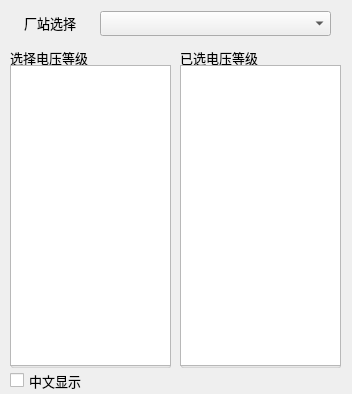
<?xml version="1.0" encoding="UTF-8"?>
<ui version="4.0">
 <class>PowerGradeDlg</class>
 <widget class="QDialog" name="PowerGradeDlg">
  <property name="enabled">
   <bool>true</bool>
  </property>
  <property name="geometry">
   <rect>
    <x>0</x>
    <y>0</y>
    <width>352</width>
    <height>394</height>
   </rect>
  </property>
  <property name="minimumSize">
   <size>
    <width>352</width>
    <height>394</height>
   </size>
  </property>
  <property name="maximumSize">
   <size>
    <width>352</width>
    <height>394</height>
   </size>
  </property>
  <property name="baseSize">
   <size>
    <width>370</width>
    <height>0</height>
   </size>
  </property>
  <property name="font">
   <font>
    <family>Times New Roman</family>
    <pointsize>12</pointsize>
    <weight>50</weight>
    <bold>false</bold>
   </font>
  </property>
  <property name="acceptDrops">
   <bool>false</bool>
  </property>
  <property name="windowTitle">
   <string>电压等级定义</string>
  </property>
  <property name="windowIcon">
   <iconset resource="../mainwindow.qrc">
    <normaloff>:/image/config.png</normaloff>:/image/config.png</iconset>
  </property>
  <widget class="QLabel" name="stationLabel">
   <property name="geometry">
    <rect>
     <x>24</x>
     <y>7</y>
     <width>91</width>
     <height>31</height>
    </rect>
   </property>
   <property name="font">
    <font>
     <family>微软雅黑</family>
     <pointsize>10</pointsize>
    </font>
   </property>
   <property name="text">
    <string>厂站选择</string>
   </property>
  </widget>
  <widget class="QComboBox" name="stationCombo">
   <property name="geometry">
    <rect>
     <x>100</x>
     <y>11</y>
     <width>231</width>
     <height>25</height>
    </rect>
   </property>
  </widget>
  <widget class="QGroupBox" name="groupBox">
   <property name="geometry">
    <rect>
     <x>10</x>
     <y>47</y>
     <width>161</width>
     <height>321</height>
    </rect>
   </property>
   <property name="font">
    <font>
     <family>微软雅黑</family>
     <pointsize>10</pointsize>
    </font>
   </property>
   <property name="title">
    <string>选择电压等级</string>
   </property>
   <widget class="QListWidget" name="selectList">
    <property name="geometry">
     <rect>
      <x>0</x>
      <y>18</y>
      <width>161</width>
      <height>301</height>
     </rect>
    </property>
   </widget>
  </widget>
  <widget class="QGroupBox" name="groupBox_2">
   <property name="geometry">
    <rect>
     <x>180</x>
     <y>47</y>
     <width>161</width>
     <height>321</height>
    </rect>
   </property>
   <property name="font">
    <font>
     <family>微软雅黑</family>
     <pointsize>10</pointsize>
    </font>
   </property>
   <property name="title">
    <string>已选电压等级</string>
   </property>
   <widget class="QListWidget" name="selectedList">
    <property name="geometry">
     <rect>
      <x>0</x>
      <y>18</y>
      <width>161</width>
      <height>301</height>
     </rect>
    </property>
   </widget>
  </widget>
  <widget class="QCheckBox" name="chineseCheckBox">
   <property name="geometry">
    <rect>
     <x>10</x>
     <y>370</y>
     <width>191</width>
     <height>21</height>
    </rect>
   </property>
   <property name="font">
    <font>
     <family>微软雅黑</family>
     <pointsize>10</pointsize>
    </font>
   </property>
   <property name="text">
    <string>中文显示 </string>
   </property>
  </widget>
 </widget>
 <resources>
  <include location="../mainwindow.qrc"/>
 </resources>
 <connections/>
</ui>
